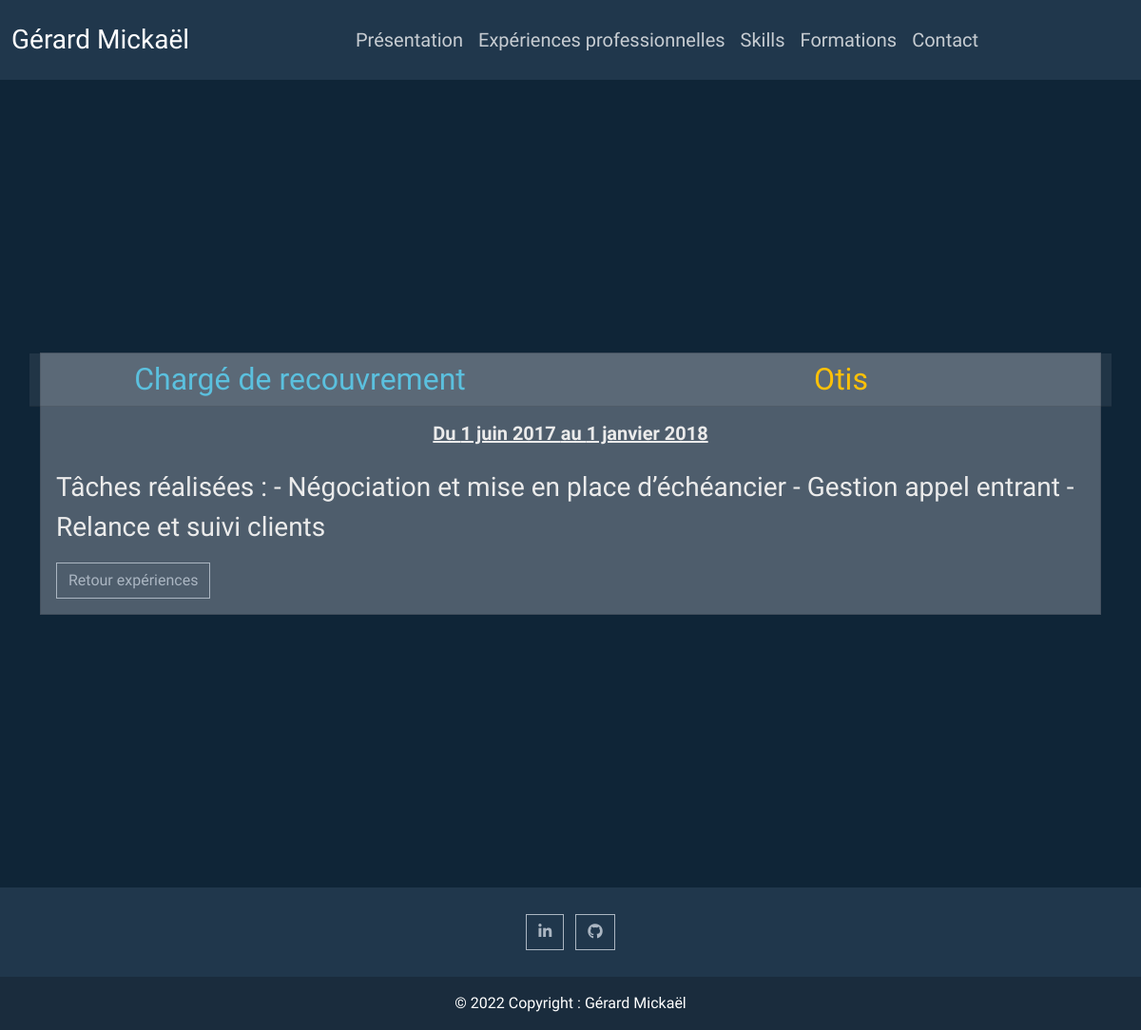
Screenshot of /otis/ with the database file from the repository.
### experience/models.py (models this page shows, shortened)
class ExperiencePro(models.Model):
    metier = models.CharField(max_length=150)
    societe = models.CharField(max_length=150)
    contenu = models.TextField()
    slug = models.SlugField(max_length=100)
    date_start = models.DateField()
    date_end = models.DateField()
    image = models.ImageField(default='default.jpg')

### experience/views.py (the view)
# urls.py: path('<slug:slug>/', views.experience_pro, name='experience')
def experience_pro(request, slug):
    experience = get_object_or_404(ExperiencePro, slug=slug)
    return render(request, 'experience/detail.html', context={"experience": experience})

### experience/templates/experience/detail.html
{% extends 'navbar_footer.html' %}
{% block contenu %}
<div class="container d-flex align-items-center justify-content-center" style="height: 850px">
    <div class="card">
        <div class="row">
            <h5 class="card-header col-6 text-center text-info fs-2">{{ experience.metier }}</h5>
            <h5 class="card-header col-6 text-center text-warning fs-2">{{ experience.societe }}</h5>
        </div>
        <div class="card-body">
            <h5 class="card-title text-center mb-4 fw-bold text-decoration-underline">Du {{experience.date_start}} au {{experience.date_end}}</h5>
            <p class="card-text fs-3">{{experience.contenu}}</p>
            <a class="btn btn btn-outline-light" href="{% url 'experiences:experiences' %}" >Retour expériences</a>
        </div>
    </div>
</div>
{% endblock %}

### rows the page displays
ExperiencePro: metier "Chargé de recouvrement", societe "Otis", date_start "1 juin 2017", date_end "1 janvier 2018", contenu "Tâches réalisées : - Négociation et mise en place d’échéancier - Gestion appel entrant - Relance et suivi clients"
